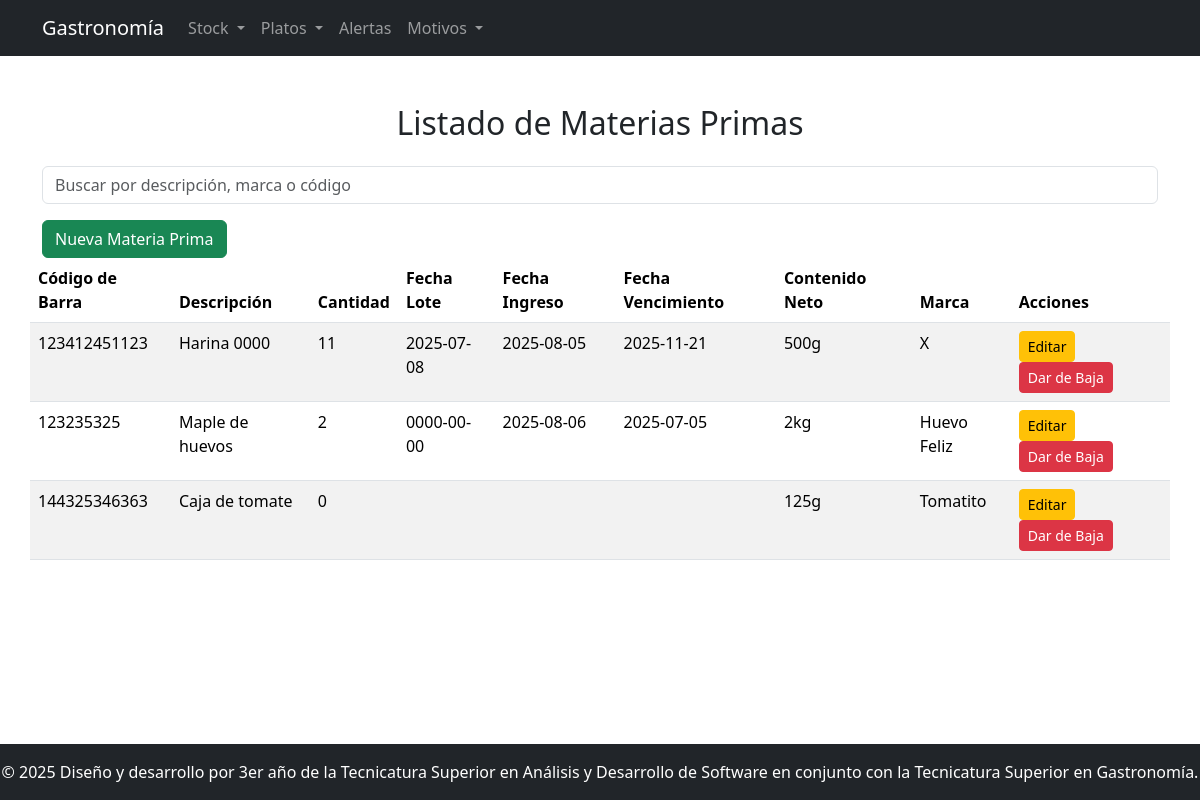
Page /materiaprima_lista.php?error=param on the committed database.
### tables this page shows
CREATE TABLE `materia_prima` (
  `id` int(11) NOT NULL,
  `codigo_barra` varchar(200) NOT NULL,
  `descripcion` varchar(200) NOT NULL,
  `contenido_neto` varchar(200) NOT NULL COMMENT 'unidad de medida',
  `marca` varchar(200) NOT NULL,
  `stock_minimo` double NOT NULL,
  `stock_maximo` double NOT NULL,
  `estado` int(11) DEFAULT 1 COMMENT '1 = activo, 0 = inactivo',
  `id_unidad_medida` int(11) DEFAULT NULL
);

### materiaprima_lista.php (the view, shortened to what this page needs)
<?php
include 'conectar.php';
$sql = "SELECT mp.id, mp.codigo_barra,
        mp.descripcion,
        mp.contenido_neto,
        mp.marca, i.fecha_lote, i.fecha,i.fecha_vencimiento,
        COALESCE(SUM(i.cantidad),0) - COALESCE(SUM(s.cantidad),0) AS cantidad
    FROM materia_prima mp
    LEFT JOIN ingreso_materia_prima i ON mp.id = i.id_materia_prima
    LEFT JOIN salida_materia_prima s ON mp.id = s.id_materia_prima
    GROUP BY mp.id, mp.codigo_barra, mp.descripcion, mp.contenido_neto, mp.marca";
$resultado = $conexion->query($sql);
?>
<!DOCTYPE html>
<html lang="es">
<head>
    <link rel='stylesheet' type='text/css' href='css/bootstrap.min.css'>
</head>
<body class="d-flex flex-column min-vh-100">
    <?php
    include 'includes/header.php';
    ?>
    <div class="container mt-5 mb-5 flex-grow-1">
        <h2 class="mb-4 text-center">Listado de Materias Primas</h2>
        <div class="mb-3">
            <input type="text" class="form-control" id="buscador" placeholder="Buscar por descripción, marca o código" onkeyup="buscarMateriaPrima()">
        </div>
        <div>
            <a href="materia_prima.php" class="btn btn-success">Nueva Materia Prima</a>
        </div>
        <div class="row row-cols-1 row-cols-md-2 g-4">
            <table class="table table-striped table-hover">
                <thead>
                    <tr>
                        <th>Código de Barra</th>
                        <th>Descripción</th>
                        <th>Cantidad</th>
                        <th>Fecha Lote</th>
                        <th>Fecha Ingreso</th>
                        <th>Fecha Vencimiento</th>
                        <th>Contenido Neto</th>
                        <th>Marca</th>
                        <th>Acciones</th>
                    </tr>
                </thead>
                <tbody>
                    <?php if ($resultado->num_rows > 0): ?>
                        <?php while ($fila = $resultado->fetch_assoc()): ?>
                            <tr>
                                <td><?= $fila['codigo_barra'] ?></td>
                                <td><?= $fila['descripcion'] ?></td>
                                <td><?= $fila['cantidad'] ?></td>
                                <td><?= $fila['fecha_lote'] ?></td>
                                <td><?= $fila['fecha'] ?></td>
                                <td><?= $fila['fecha_vencimiento'] ?></td>
                                <td><?= htmlspecialchars($fila['contenido_neto']) ?></td>
                                <td><?= htmlspecialchars($fila['marca']) ?></td>
                                <td>
                                    <a href="materia_prima.php?id=<?= $fila['id'] ?>" class="btn btn-sm btn-warning">Editar</a>
                                    <a href="materiaprima_baja.php?id=<?= $fila['id'] ?>" class="btn btn-sm btn-danger">Dar de Baja</a>
                                </td>
                            </tr>
                        <?php endwhile; ?>
                    <?php else: ?>
                        <tr>
                            <td colspan="9" class="text-center">No hay materias primas registradas.</td>
                        </tr>
                    <?php endif; ?>
                </tbody>
            </table>
        </div>
    </div>
    <?php
    include 'includes/footer.php';
    ?>
</body>
</html>

### rows in the picture
materia_prima: codigo_barra "123412451123", descripcion "Harina 0000", cantidad "11", fecha_lote "2025-07-08", fecha "2025-08-05", fecha_vencimiento "2025-11-21", contenido_neto "500g", marca "X"
materia_prima: codigo_barra "123235325", descripcion "Maple de huevos", cantidad "2", fecha_lote "0000-00-00", fecha "2025-08-06", fecha_vencimiento "2025-07-05", contenido_neto "2kg", marca "Huevo Feliz"
materia_prima: codigo_barra "144325346363", descripcion "Caja de tomate", cantidad "0", contenido_neto "125g", marca "Tomatito"
